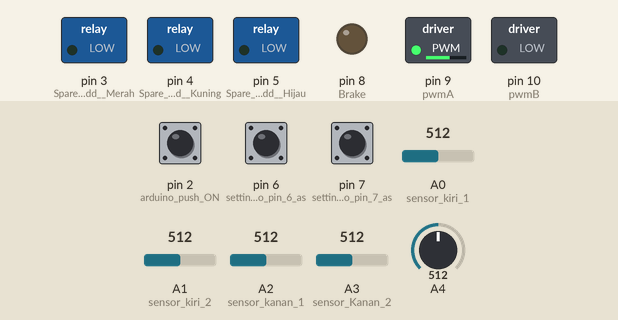
The sketch below on a simulated Arduino Uno, built with avr-gcc and run on an emulated ATmega328P. Shown: switched loads named in the sketch (green lamp = pin HIGH), output pins drawn as LEDs (lit = HIGH). The test bench sets the inputs (shaded band); at power-on: pin 2 (arduino_push_ON) HIGH, pin 6 (setting_Arduino_pin_6_as) HIGH, A2 (sensor_kanan_1) = 512, A4 = 512, pin 7 (setting_Arduino_pin_7_as) HIGH, A0 (sensor_kiri_1) = 512, A1 (sensor_kiri_2) = 512, A3 (sensor_Kanan_2) = 512. The audio player accepts every command and is not drawn; what the sketch prints to the serial monitor is not drawn.

Above: at 1.7 s.
1.8 s: pin 2 (arduino_push_ON) pulled LOW for 0.15 s
At 2.08 s:
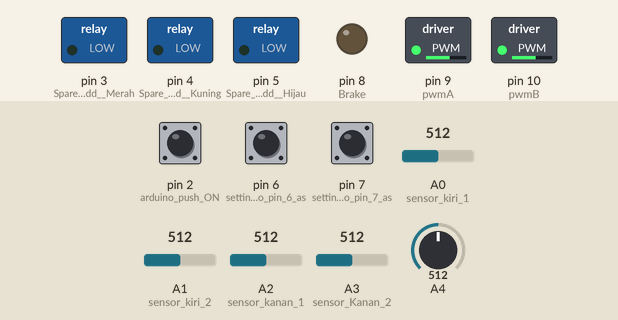
3.8 s: pin 6 (setting_Arduino_pin_6_as) pulled LOW for 0.15 s
At 3.98 s:
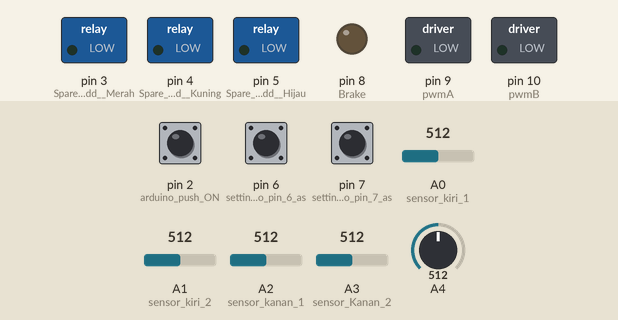
5.4 s: A2 (sensor_kanan_1) set to 268
8.4 s: A2 (sensor_kanan_1) set to 240
At 8.8 s:
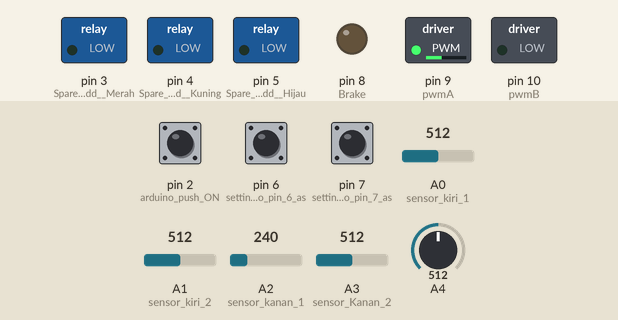
10.0 s: A4 set to 992
At 11.0 s:
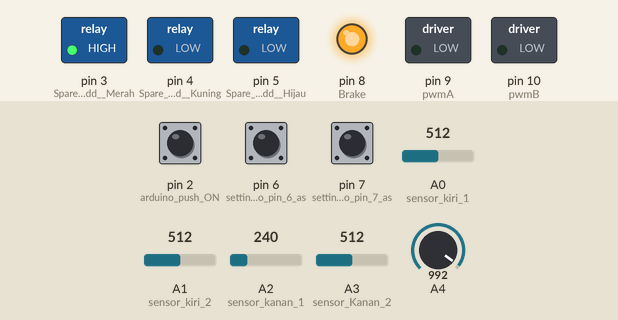
11.5 s: pin 2 (arduino_push_ON) pulled LOW for 1 s
At 12.5 s:
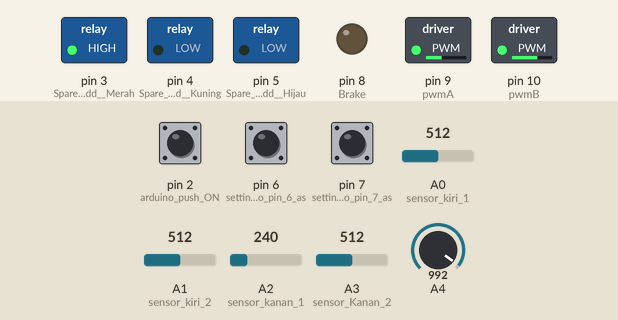
Timing chart, 0 to 14.5 s (numbered marks = the images above; inputs shaded):
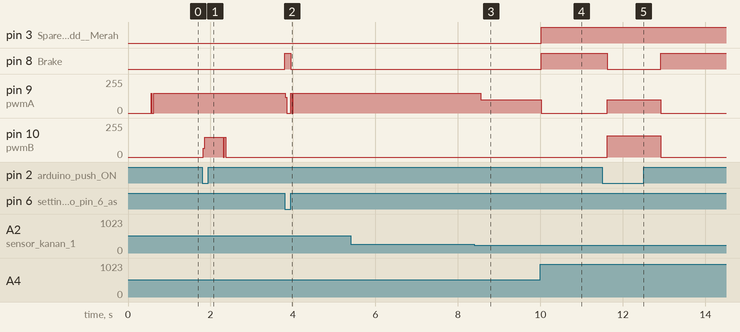

The sketch:

AGV_FUZZY_MAMDANI.ino
```cpp
#include<SoftwareSerial.h>
#include <Fuzzy.h>
#include <DFPlayerMini_Fast.h>

float CycleTime, pwm, out;
float Cepat1, SedangA, Lama1;
float Lambat2, SedangB, Cepat2, SedangC;
float rule1, rule2a, rule2b, rule3;
float PWM1 ;
float PWM2 ;
float pwm1 ;
float pwm2 ;
int RangeStandard;
int RangeBerhenti;
float max1, max2;

// FUZZY = PWM
Fuzzy *fuzzy = new Fuzzy();

// FuzzyInput TCRT5000_2
FuzzySet *Normal1 = new FuzzySet(0, 0, 100, 250);
FuzzySet *AgakSerongKanan = new FuzzySet(100, 250, 250, 500);
FuzzySet *SerongKanan = new FuzzySet (250, 500, 1023, 1023);

// FuzzyInput TCRT5000_3
FuzzySet * Normal2 = new FuzzySet(0, 0, 100, 250);
FuzzySet * AgakSerongKiri = new FuzzySet(100, 250, 250, 500);
FuzzySet * SerongKiri = new FuzzySet(250, 500, 1023, 1023);


// FuzzyOutputPWM1
FuzzySet *Berkurang1 = new FuzzySet(-100, -100, -50, 0);
FuzzySet *NormalA = new FuzzySet(-10, 0, 0, 10);
FuzzySet *Bertambah1 = new FuzzySet(0, 10, 20, 20);

// FuzzyOutputPWM2
FuzzySet *Berkurang2 = new FuzzySet(-100, -100, -50, 0);
FuzzySet *NormalB = new FuzzySet(-10, 0, 0, 10);
FuzzySet *Bertambah2 = new FuzzySet(0, 10, 20, 20);


DFPlayerMini_Fast myMP3;

#define ARDUINO_TX 13//should connect to TX of the Serial MP3 Player module
#define ARDUINO_RX 12//connect to RX of the module
SoftwareSerial mySerial(ARDUINO_RX, ARDUINO_TX);

int X1;
int X2;
int X3;
int X4;
int X5;
int state = 0;
int Sensor1 = 0;
int Sensor2 = 0;
int Sensor3 = 0;
int Sensor4 = 0;
int PWMawal ;
int MotorA_PWM = 9; //motor kiri
int MotorB_PWM = 10; // motor kanan
int CWatauCCW_1 = 11; //abu abu
//int CWatauCCW_2 = 12; //abu abu
int Brake = 8; //Putih x2
int InfraredA = 6;// pin 6 of Arduino is connected to the output of the sensor inrared Kiri
int InfraredB = 7;// pin 6 of Arduino is connected to the output of the sensor inrared Kanan


void setup() {
  Serial.begin(115200);
  mySerial.begin(9600);
  myMP3.begin(mySerial);
  myMP3.volume(30);
  delay(10);
  pinMode(3, OUTPUT); //Spare Relay Add  Merah
  pinMode(4, OUTPUT); //Spare Relay Add  Kuning
  pinMode(5, OUTPUT); //Spare Relay Add  Hijau
  pinMode(6, INPUT_PULLUP); //setting Arduino pin 6 as output Sensor infrared Kiri
  pinMode(7, INPUT_PULLUP); //setting Arduino pin 7 as output Sensor infrared kanan
  pinMode (2, INPUT_PULLUP ); //arduino push ON
  pinMode (A0, INPUT); // sensor kiri 1
  pinMode (A1, INPUT); // sensor kiri 2, buat fuzzy
  pinMode (A2, INPUT); // sensor kanan 1, buat fuzzy
  pinMode (A3, INPUT); // sensor Kanan 2
  pinMode (11, INPUT); // Sensor buat berhenti
  pinMode (9, OUTPUT); //pwmA. kabel servo = hijau
  pinMode (10, OUTPUT); //pwmB. kabel servo = hijau
  pinMode (8, OUTPUT); //brake. kabel servo = putih

  // FuzzyInput
  FuzzyInput *TCRT5000_2 = new FuzzyInput(1);

  TCRT5000_2->addFuzzySet(Normal1);
  TCRT5000_2->addFuzzySet(AgakSerongKanan);
  TCRT5000_2->addFuzzySet(SerongKanan);
  fuzzy->addFuzzyInput(TCRT5000_2);

  FuzzyInput *TCRT5000_3 = new FuzzyInput(2);

  TCRT5000_3->addFuzzySet(Normal2);
  TCRT5000_3->addFuzzySet(AgakSerongKiri);
  TCRT5000_3->addFuzzySet(SerongKiri);
  fuzzy->addFuzzyInput(TCRT5000_3);

  // FuzzyOutput
  FuzzyOutput *PWM1 = new FuzzyOutput(1);

  PWM1->addFuzzySet(Berkurang1);
  PWM1->addFuzzySet(NormalA);
  PWM1->addFuzzySet(Bertambah1);
  fuzzy->addFuzzyOutput(PWM1);

  // FuzzyOutput
  FuzzyOutput *PWM2 = new FuzzyOutput(2);

  PWM2->addFuzzySet(Berkurang2);
  PWM2->addFuzzySet(NormalB);
  PWM2->addFuzzySet(Bertambah2);
  fuzzy->addFuzzyOutput(PWM2);

  // Building FuzzyRule
  FuzzyRuleAntecedent *ifTCRT5000_2Normal1AndTCRT5000_3Normal2 = new FuzzyRuleAntecedent();
  ifTCRT5000_2Normal1AndTCRT5000_3Normal2->joinWithAND(Normal1, Normal2);
  FuzzyRuleConsequent *thenPWM1Normal1PWM2Normal2 = new FuzzyRuleConsequent();
  thenPWM1Normal1PWM2Normal2->addOutput(NormalA);
  thenPWM1Normal1PWM2Normal2->addOutput(NormalB);
  FuzzyRule *fuzzyRule1 = new FuzzyRule(1, ifTCRT5000_2Normal1AndTCRT5000_3Normal2,  thenPWM1Normal1PWM2Normal2);// Output coba hapus AND nya nanti
  fuzzy->addFuzzyRule(fuzzyRule1);

  // Building FuzzyRule
  FuzzyRuleAntecedent *ifTCRT5000_2Normal1AndTCRT5000_3AgakSerongKiri = new FuzzyRuleAntecedent();
  ifTCRT5000_2Normal1AndTCRT5000_3AgakSerongKiri->joinWithAND(Normal1, AgakSerongKiri);
  FuzzyRuleConsequent *thenPWM1Bertambah1PWM2Normal2 = new FuzzyRuleConsequent();
  thenPWM1Bertambah1PWM2Normal2->addOutput(Bertambah1);
  thenPWM1Bertambah1PWM2Normal2->addOutput(NormalB);
  FuzzyRule *fuzzyRule2 = new FuzzyRule(2, ifTCRT5000_2Normal1AndTCRT5000_3AgakSerongKiri,  thenPWM1Bertambah1PWM2Normal2);// Output coba hapus AND nya nanti
  fuzzy->addFuzzyRule(fuzzyRule2);

  // Building FuzzyRule
  FuzzyRuleAntecedent *ifTCRT5000_2Normal1AndTCRT5000_3SerongKiri = new FuzzyRuleAntecedent();
  ifTCRT5000_2Normal1AndTCRT5000_3SerongKiri->joinWithAND(Normal1, SerongKiri);
  FuzzyRuleConsequent *thenPWM1Bertambah1PWM2Berkurang2 = new FuzzyRuleConsequent();
  thenPWM1Bertambah1PWM2Berkurang2->addOutput(Bertambah1);
  thenPWM1Bertambah1PWM2Berkurang2->addOutput(Berkurang2);
  FuzzyRule *fuzzyRule3 = new FuzzyRule(3, ifTCRT5000_2Normal1AndTCRT5000_3AgakSerongKiri,  thenPWM1Bertambah1PWM2Berkurang2);// Output coba hapus AND nya nanti
  fuzzy->addFuzzyRule(fuzzyRule3);

  // Building FuzzyRule
  FuzzyRuleAntecedent *ifTCRT5000_2AgakSerongKananAndTCRT5000_3Normal2 = new FuzzyRuleAntecedent();
  ifTCRT5000_2AgakSerongKananAndTCRT5000_3Normal2->joinWithAND(AgakSerongKanan, Normal2);
  FuzzyRuleConsequent *thenPWM1Berkurang1PWM2Bertambah2 = new FuzzyRuleConsequent();
  thenPWM1Berkurang1PWM2Bertambah2->addOutput(Berkurang1);
  thenPWM1Berkurang1PWM2Bertambah2->addOutput(Bertambah2);
  FuzzyRule *fuzzyRule4 = new FuzzyRule(4, ifTCRT5000_2AgakSerongKananAndTCRT5000_3Normal2,  thenPWM1Berkurang1PWM2Bertambah2);// Output coba hapus AND nya nanti
  fuzzy->addFuzzyRule(fuzzyRule4);

  // Building FuzzyRule
  FuzzyRuleAntecedent *ifTCRT5000_2SerongKananAndTCRT5000_3Normal = new FuzzyRuleAntecedent();
  ifTCRT5000_2SerongKananAndTCRT5000_3Normal->joinWithAND(SerongKanan, Normal2);
  FuzzyRuleConsequent *thenPWM1BerkurangPWM2Bertambah = new FuzzyRuleConsequent();
  thenPWM1BerkurangPWM2Bertambah->addOutput(Berkurang1);
  thenPWM1BerkurangPWM2Bertambah->addOutput(Bertambah2);
  FuzzyRule *fuzzyRule5 = new FuzzyRule(5, ifTCRT5000_2SerongKananAndTCRT5000_3Normal,  thenPWM1BerkurangPWM2Bertambah);// Output coba hapus AND nya nanti
  fuzzy->addFuzzyRule(fuzzyRule5);


  myMP3.loop(1);


}


void loop() {


  X3 = analogRead ( A1);
  X2 = analogRead ( A2);

  int input1 = X3;
  int input2 = X2;

  fuzzy->setInput(1, input1);
  fuzzy->setInput(2, input2);
  fuzzy->fuzzify();
  float pwm1 = fuzzy->defuzzify(1);
  float pwm2 = fuzzy->defuzzify(2);
  PWMawal = 150;
  PWM1 = PWMawal + (pwm1);
  PWM2 = PWMawal + (pwm2);

  if ( PWM1 < 0) {
    PWM1 = 0 ;
  }
  if ( PWM2 < 0) {
    PWM2 = 0 ;
  }

  Serial.print("PWM :");
  Serial.print(PWMawal);
  Serial.print(" \t");
  Serial.print("Sensor2:");
  Serial.print("\t");
  Serial.print(input1);
  Serial.print("\t");
  Serial.print("Sensor3:");
  Serial.print("\t");
  Serial.print(input2);
  Serial.print("\t");
  Serial.print(" pwmKiri: ");
  Serial.print("\t");
  Serial.print(pwm1);
  Serial.print("\t");
  Serial.print(" pwmKanan: ");
  Serial.print("\t");
  Serial.print(pwm2);
  Serial.print("\t");
  Serial.print("\t");
  Serial.print("totalPWMkiri:");
  Serial.print("\t");
  Serial.print(PWM1);
  Serial.print("\t");
  Serial.print("\t");
  Serial.print("totalPWMkanan: ");
  Serial.print("\t");
  Serial.print(PWM2);
  Serial.print("\t");

  Serial.println();


  if (digitalRead(2) == HIGH) {
    sistem();
  }
  else {
    Maju();
    delay(500);
  }


}

void sistem() {
  if (digitalRead(6) == HIGH && digitalRead(7) == HIGH) {
    linefollower();
  }
  if (digitalRead(6) == LOW | digitalRead(7) == LOW) {
    Berhenti() ;
  }


}
void linefollower() {

  X4 = analogRead (A0);
  // X2 = analogRead (A1);// gak ikut, buat fuzzy
  //X3 = analogRead (A2);// gak ikut, buat fuzzy
  X1 = analogRead (A3);
  X5 = analogRead(A4);

  RangeStandard = 450;
  RangeBerhenti = 750;

  if (X4 > RangeStandard  )
  {
    Kiri();
    digitalWrite(3, LOW);
  }

  if ( X1 > RangeStandard)
  {
    Kanan();
    digitalWrite(3, LOW);
  }

  if (  X1 < RangeStandard  && X4 < RangeStandard )
  {
    Maju  ();
    digitalWrite(3, LOW);
  }

  if (X5 > RangeBerhenti ) // sensor follower
  {
    Berhenti();
    digitalWrite(3, HIGH);
  }

}
void Maju()
{
  analogWrite (9, PWM1); //motor kiri,
  analogWrite (10, PWM2); //motor kanan,
  digitalWrite (8, LOW); //pin nomor 8 untuk brake

}

void Kanan()
{
  analogWrite (9, PWM1); //motor kiri,
  analogWrite (10, 0); //motor kanan,
  digitalWrite (Brake, LOW);

}

void Kiri()

{
  analogWrite (9, 0); //motor kiri,
  analogWrite (10, PWM2); //motor kanan,
  digitalWrite (Brake, LOW);

}

void Berhenti()
{
  analogWrite (9, 0); //motor kiri,
  analogWrite (10, 0); //motor kanan,
  digitalWrite (Brake, HIGH);

}

void MP3 () {


  X5 = analogRead(A4);

  switch ( state ) {
    case 0 :
      if (X5 < 500 ) {
        myMP3.loop(1);
        state = 1;
      }
      break;

    case 1 :
      if (X5 > 500) {
        myMP3.loop(2);
        state = 0;
      }
      break;


  }
}
```

Measured:
- the behaviour switches between 250 and 249 on A2 (sensor_kanan_1) (found by bisection; images 2 and 3)
- after the input at 1.8 s, pin 9 (pwmA): 149/255 → 150/255 after 0.06 s; pin 10 (pwmB): 0/255 → 150/255 at once, → 0/255 0.49 s later
- after the input at 3.8 s, pin 8 (Brake): LOW → HIGH at once, → LOW 0.15 s later; pin 9 (pwmA): 150/255 → 0/255 at once, → 149/255 0.14 s later
- after the input at 5.4 s, every drawn part: stays the same
- after the input at 8.4 s, pin 9 (pwmA): 149/255 → 150/255 after 0.05 s, → 99/255 0.10 s later
- after the input at 10.0 s, pin 3 (Spare_Relay_Add__Merah), pin 8 (Brake): LOW → HIGH at once; pin 9 (pwmA): 99/255 → 0/255 at once
- after the input at 11.5 s, pin 8 (Brake): HIGH → LOW after 0.12 s, → HIGH 1.3 s later; pin 9 (pwmA): 0/255 → 99/255 after 0.12 s, → 0/255 1.3 s later; pin 10 (pwmB): 0/255 → 160/255 after 0.12 s, → 0/255 1.3 s later
